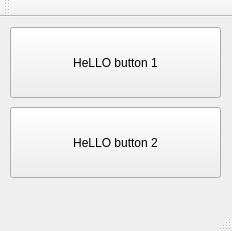
<?xml version="1.0" encoding="UTF-8"?>
<ui version="4.0">
 <class>MainWindow</class>
 <widget class="QMainWindow" name="MainWindow">
  <property name="geometry">
   <rect>
    <x>0</x>
    <y>0</y>
    <width>232</width>
    <height>231</height>
   </rect>
  </property>
  <property name="windowTitle">
   <string>MainWindow</string>
  </property>
  <widget class="QWidget" name="centralWidget">
   <widget class="QPushButton" name="pushButton">
    <property name="geometry">
     <rect>
      <x>10</x>
      <y>10</y>
      <width>211</width>
      <height>71</height>
     </rect>
    </property>
    <property name="text">
     <string>HeLLO button 1</string>
    </property>
   </widget>
   <widget class="QPushButton" name="pushButton_2">
    <property name="geometry">
     <rect>
      <x>10</x>
      <y>90</y>
      <width>211</width>
      <height>71</height>
     </rect>
    </property>
    <property name="text">
     <string>HeLLO button 2</string>
    </property>
   </widget>
  </widget>
  <widget class="QMenuBar" name="menuBar">
   <property name="geometry">
    <rect>
     <x>0</x>
     <y>0</y>
     <width>232</width>
     <height>25</height>
    </rect>
   </property>
  </widget>
  <widget class="QToolBar" name="mainToolBar">
   <attribute name="toolBarArea">
    <enum>TopToolBarArea</enum>
   </attribute>
   <attribute name="toolBarBreak">
    <bool>false</bool>
   </attribute>
  </widget>
  <widget class="QStatusBar" name="statusBar"/>
 </widget>
 <layoutdefault spacing="6" margin="11"/>
 <resources/>
 <connections/>
</ui>
